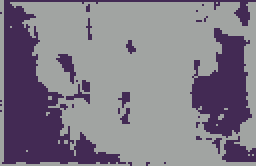
#> input picture 图像处理/tupian/kmeans.png, 128 x 83 px, found by its file name (shown 2 times larger)
$ python kmeans2.py
#> lines starting #> are read from the running program, lines starting #| are printed output that depends on the picture
import sys
import numpy as np
import cv2


def loadDataSet(arrimg):
    """
    读取numpy.array()图像数据
        from: array([[b,g,r],[b,g,r]...],
                    ....................
                    [[b,g,r],[b,g,r]...])
        to: [[r,g,b],[r,g,b]...]
    :param arrimg: array([[b,g,r],[b,g,r]...],[[],[]],......)
    :return: features=[[r,g,b],[r,g,b]...]
    """
    print("正在读取图片信息，请稍等......")

    row = arrimg.shape[0]
    col = arrimg.shape[1]

    features = []

    # read [r,g,b]
    for i in range(0, row):
        for j in range(0, col):
            r = arrimg[i, j, 2]
            g = arrimg[i, j, 1]
            b = arrimg[i, j, 0]
            features.append([r, g, b])

    features = np.array(features, 'f')
    return features


def distance(vecA, vecB):
    """
    计算rgb向量的欧式距离
    :param vecA: valueof[r,g,b]
    :param vecB: valueof[r.g.b]
    :return: dist
    """
    return np.sqrt(np.power(vecA[0] - vecB[0], 2) + np.power(vecA[1] - vecB[1], 2) + np.power(vecA[2] - vecB[2], 2))


def sel_init_cen(features, k):
    """
    随机选择K个初始聚类中心
    :param features: [[r,g,b],[r,g,b]...]
    :return: centors=[cen1,cen2...]
    """
    # 选取随机数
    rands = [(int)(np.random.random() * (features.shape[0])) for _ in range(k)]
    # 选取初始中心
    centors = [features[rands[i]] for i in range(k)]
    return centors


def get_centor(feature, centors):
    """
    迭代计算聚类中心
    :param node: 待判断数据[r,g,b]
    :param centors: init[cen1,cen2...]
    :param classes: [[node of class1],[node of class2],......[node of classk]]
    :return: cens=[cen1,cen2...]
    """
    k = len(centors)

    # 建立k个类别数据的空集合
    classes = [[] for _ in range(k)]

    # 设置大步长，减少计算时间
    for i in range(0, feature.shape[0] - 1, 100):

        # node到k个聚类中心的距离
        dists = [distance(feature[i], centor) for centor in centors]

        # 判为距离最近的类别，并重新计算聚类中心(平均值)
        for j in range(k):
            if min(dists) == distance(feature[i], centors[j]):
                classes[j].append(feature[i])
                centors[j] = np.mean(classes[j], axis=0)
                break

    return centors


def image2k(imagepath, centors):
    """
    根据聚类中心进行图像分类
    :param centors: 聚类中心
    :return: 显示图像
    """
    img2 = cv2.imread(imagepath)
    row = img2.shape[0]
    col = img2.shape[1]
    k = len(centors)

    # 定义颜色库 8
    colors = [[0, 0, 0], [255, 255, 255], [255, 0, 0], [0, 255, 0], [0, 0, 255],
              [255, 255, 0], [0, 255, 255], [255, 0, 255]]

    # (行,列):根据类别设置像素bgr数据
    for i in range(0, row):
        for j in range(0, col):
            print("图像分类已进行到:", i + 1, "/", row, "行", j + 1, "/", col, "列")
            # 当前像素到k个聚类中心的距离
            dists = [distance(img2[i][j], centor) for centor in centors]
            for ks in range(k):
                if min(dists) == distance(img2[i][j], centors[ks]):
                    img2[i][j] = colors[ks % len(colors)]

    # 窗口,调整图像大小
    win = cv2.namedWindow('kmeans', flags=0)
    cv2.imshow('kmeans', img2)
    cv2.waitKey(0)


def main(imagepath, k):
    """
    主程序
    """
#> called with imagepath = 'F:\\pythoncode\\lianxi\\tupian\\kmeans.png', k = 6
    if k < 2 | k > 9:
        print('k is error')
        sys.exit(0)
    # numpy获取图像bgr数组
    arrimg = np.array(cv2.imread(imagepath))
#> arrimg is the input picture: shape (83, 128, 3); mean B, G, R 136.1, 123.5, 129.8
    # 获取[[r,g,b]...]
    feature = loadDataSet(arrimg)
#> after the loop in loadDataSet, `for i in range(0, row):`: features = 10624 items, first 6: [161, 164, 162], [161, 164, 162], [67, 42, 84], [67, 42, 84], [67, 42, 84], [67, 42, 84]
    # 获取k个随机初始聚类中心
    init_cens = sel_init_cen(feature, k)
#> in sel_init_cen, `centors = [features[rands[i]] for i in range(k)]`: centors = [[161, 164, 162], [161, 164, 162], [67, 42, 84], [161, 164, 162], [161, 164, 162], [161, 164, 162]]
#> init_cens has the same summary as centors in sel_init_cen
    # 计算k个聚类中心
    cens = get_centor(feature, init_cens)
#> in get_centor, `k = len(centors)`: k = 6
#> the loop in get_centor, `for i in range(0, feature.shape[0] - 1, 100):` made 107 passes
#> dists on passes 1 to 12: [0, 0, 172.6, 0, 0, 0], [172.6, 172.6, 0, 172.6, 172.6, 172.6], [0, 0, 172.6, 0, 0, 0], [172.6, 172.6, 0, 172.6, 172.6, 172.6], [0, 0, 172.6, 0, 0, 0], [0, 0, 172.6, 0, 0, 0], [0, 0, 172.6, 0, 0, 0], [0, 0, 172.6, 0, 0, 0], [0, 0, 172.6, 0, 0, 0], [172.6, 172.6, 0, 172.6, 172.6, 172.6], [0, 0, 172.6, 0, 0, 0], [0, 0, 172.6, 0, 0, 0]
#> cens has the same summary as centors in sel_init_cen
    # 显示k分类的图像
    image2k(imagepath, cens)
#> after the loop in image2k, `for i in range(0, row):`:
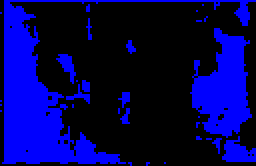
#> img2: shape (83, 128, 3) (shown 2 times larger); mean B, G, R 84.8, 0, 0


if __name__ == '__main__':
    # 获取图片路径以及k聚类数
    main('F:\\pythoncode\\lianxi\\tupian\\kmeans.png', 6)
